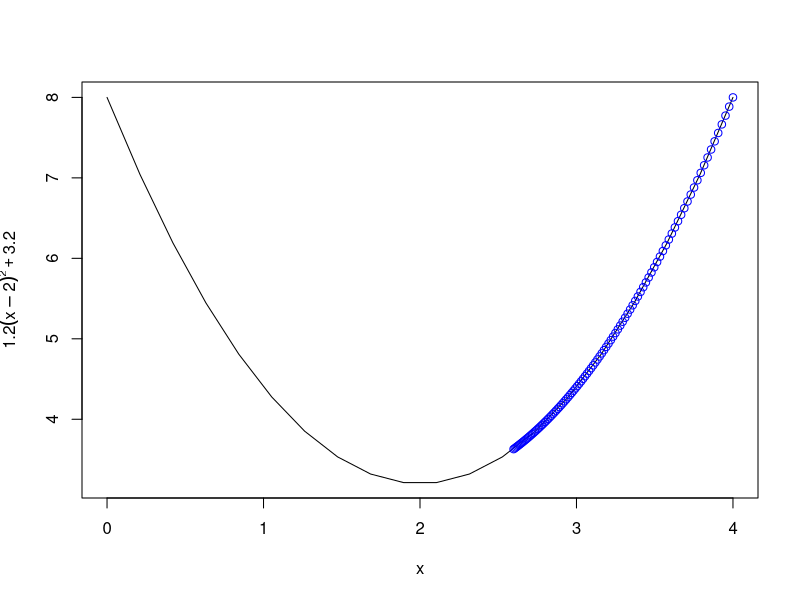
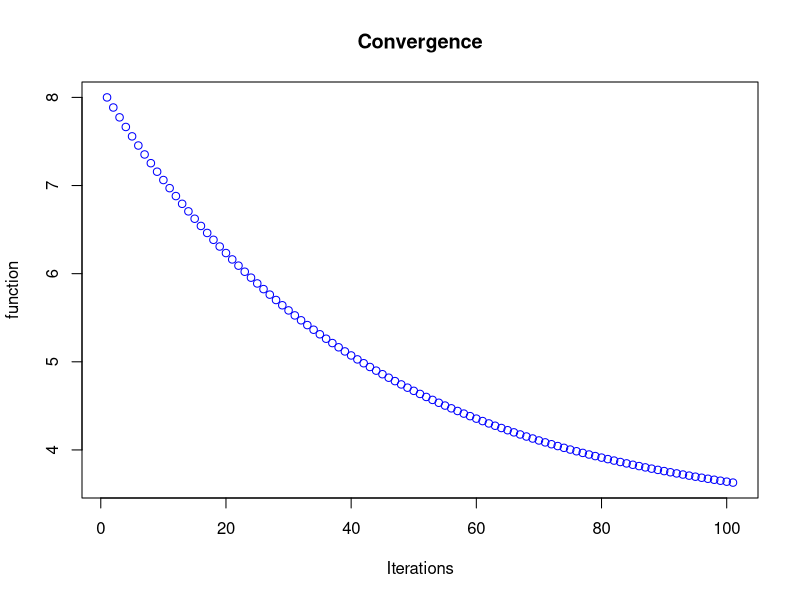

Recreate these plots in R, in order.
f =  function(x) {
  1.2 * (x-2)^2 + 3.2
}

xs = seq(0,4,len=20)
windows(width=50, height=60)
plot(xs , f (xs), type="l",xlab="x",ylab=expression(1.2(x-2)^2 +3.2))


grad = function(x){
  1.2*2*(x-2)
}

iterations = 100 
threshold=1e-5
x = 4 
xtrace = x 
ftrace = f(x) 
stepFactor = 0.005 
for (iter in 1:iterations) {
  x = x - stepFactor*grad(x) 
  xtrace = c(xtrace,x) 
  ftrace = c(ftrace,f(x)) 
  if(iter > 1 && (abs(ftrace[iter] - ftrace[iter-1])) < threshold) break
}
df = data.frame(x=xtrace,f=ftrace)
lines(df$x , df$f , type="b",col="blue")
X11()
plot(1:(iterations+1),df$f[1:(iterations+1)],col="blue",xlab="Iterations",ylab="function",main="Convergence")
